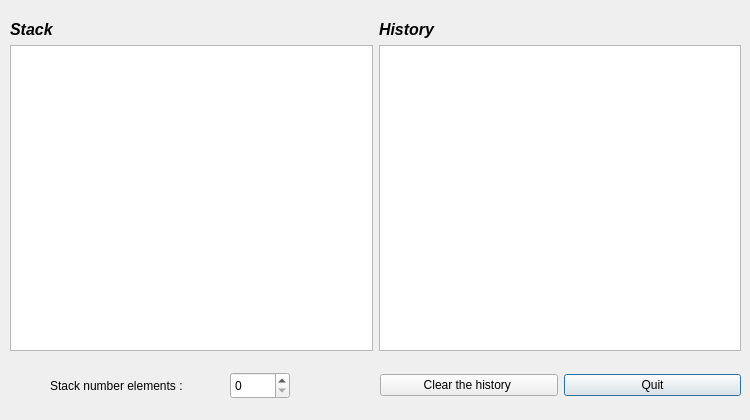
<?xml version="1.0" encoding="UTF-8"?>
<ui version="4.0">
 <class>Dialog</class>
 <widget class="QDialog" name="Dialog">
  <property name="geometry">
   <rect>
    <x>0</x>
    <y>0</y>
    <width>750</width>
    <height>420</height>
   </rect>
  </property>
  <property name="minimumSize">
   <size>
    <width>750</width>
    <height>420</height>
   </size>
  </property>
  <property name="maximumSize">
   <size>
    <width>750</width>
    <height>420</height>
   </size>
  </property>
  <property name="windowTitle">
   <string>Stack and History</string>
  </property>
  <widget class="QWidget" name="gridLayoutWidget">
   <property name="geometry">
    <rect>
     <x>10</x>
     <y>20</y>
     <width>731</width>
     <height>331</height>
    </rect>
   </property>
   <layout class="QGridLayout" name="gridLayout">
    <item row="1" column="0">
     <widget class="QListWidget" name="pile"/>
    </item>
    <item row="1" column="1">
     <widget class="QListWidget" name="history"/>
    </item>
    <item row="0" column="0">
     <widget class="QLabel" name="label">
      <property name="font">
       <font>
        <pointsize>12</pointsize>
        <weight>75</weight>
        <italic>true</italic>
        <bold>true</bold>
       </font>
      </property>
      <property name="text">
       <string>Stack</string>
      </property>
     </widget>
    </item>
    <item row="0" column="1">
     <widget class="QLabel" name="label_2">
      <property name="font">
       <font>
        <pointsize>12</pointsize>
        <weight>75</weight>
        <italic>true</italic>
        <bold>true</bold>
       </font>
      </property>
      <property name="text">
       <string>History</string>
      </property>
     </widget>
    </item>
   </layout>
  </widget>
  <widget class="QWidget" name="gridLayoutWidget_2">
   <property name="geometry">
    <rect>
     <x>380</x>
     <y>350</y>
     <width>361</width>
     <height>71</height>
    </rect>
   </property>
   <layout class="QGridLayout" name="gridLayout_2">
    <item row="0" column="1">
     <widget class="QPushButton" name="butDQuit">
      <property name="text">
       <string>Quit</string>
      </property>
      <property name="shortcut">
       <string>Ctrl+W</string>
      </property>
     </widget>
    </item>
    <item row="0" column="0">
     <widget class="QPushButton" name="butCleanHistory">
      <property name="text">
       <string>Clear the history </string>
      </property>
     </widget>
    </item>
   </layout>
  </widget>
  <widget class="QSpinBox" name="spinBox">
   <property name="geometry">
    <rect>
     <x>230</x>
     <y>372</y>
     <width>60</width>
     <height>27</height>
    </rect>
   </property>
  </widget>
  <widget class="QLabel" name="label_3">
   <property name="geometry">
    <rect>
     <x>50</x>
     <y>370</y>
     <width>181</width>
     <height>31</height>
    </rect>
   </property>
   <property name="text">
    <string>Stack number elements :</string>
   </property>
  </widget>
 </widget>
 <resources/>
 <connections>
  <connection>
   <sender>butDQuit</sender>
   <signal>clicked()</signal>
   <receiver>Dialog</receiver>
   <slot>close()</slot>
   <hints>
    <hint type="sourcelabel">
     <x>338</x>
     <y>260</y>
    </hint>
    <hint type="destinationlabel">
     <x>199</x>
     <y>149</y>
    </hint>
   </hints>
  </connection>
 </connections>
</ui>
